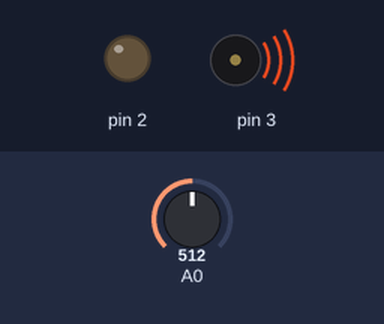
This sketch was run on a simulated Arduino Uno, built with avr-gcc and run on an emulated ATmega328P. Parts: output pins drawn as LEDs (lit = HIGH), buzzer (waves = sounding). Inputs (shaded band) come from the test bench; at power-on: A0 = 512.

Above: at 1.2 s.
1.3 s: A0 set to 11
At 1.9 s:
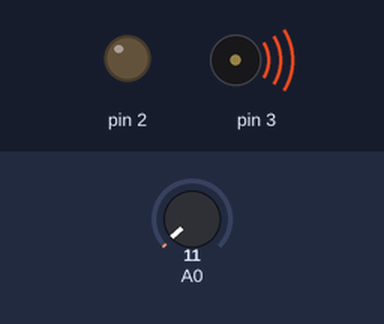
2.8 s: A0 set to 8
At 3.7 s:
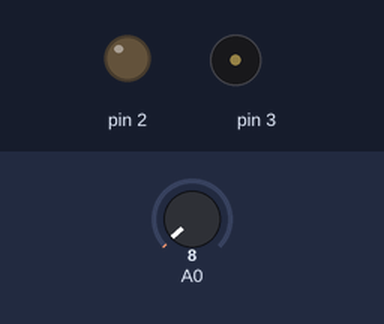
4.3 s: A0 set to 122
At 4.9 s:
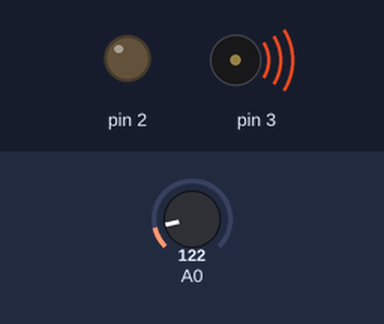
5.8 s: A0 set to 0
At 7.2 s:
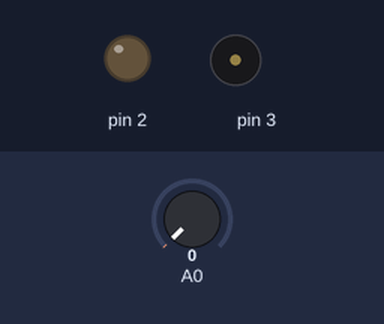
Timing chart, 0 to 8.3 s (numbered marks = the images above; inputs shaded):
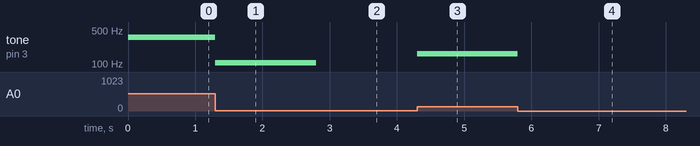

The sketch:

sensor_tone.ino
```cpp
void setup()
{
  pinMode(2, OUTPUT);
  digitalWrite(2, LOW);
  pinMode(3, OUTPUT);
  digitalWrite(3, LOW);
}

void loop()
{
  int pressure = analogRead(A0);
  if(pressure < 10)
  {
    noTone(3);
  }
  else
  {
    tone(3, 100 + pressure / 2);
  }
}
```

Measured:
- the behaviour switches between 10 and 9 on A0 (found by bisection; images 1 and 2)
- after the input at 1.3 s, tone on pin 3: 356 Hz → 105 Hz at once
- after the input at 2.8 s, tone on pin 3: 105 Hz → silent at once
- after the input at 4.3 s, tone on pin 3: silent → 161 Hz at once
- after the input at 5.8 s, tone on pin 3: 161 Hz → silent at once
